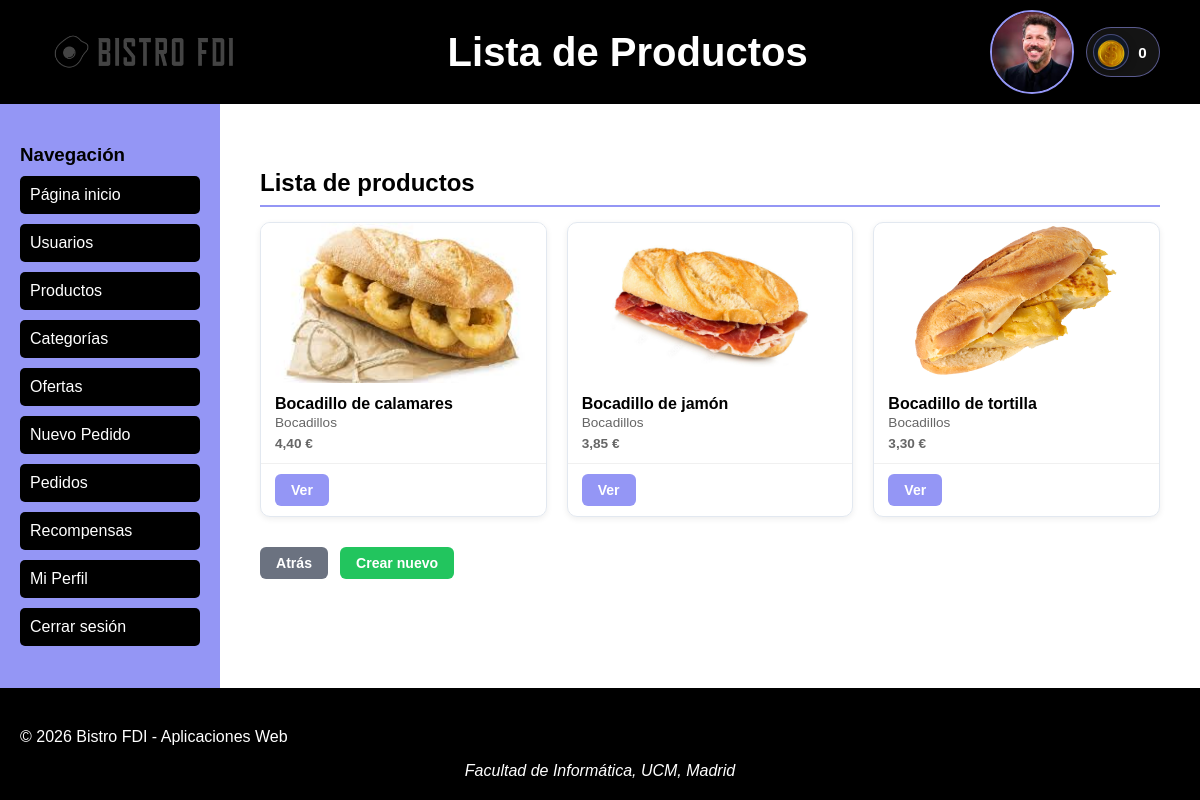
Page /includes/vistas/productos/productoslist.php?categoria=1 (signed in) on the earlier database version.
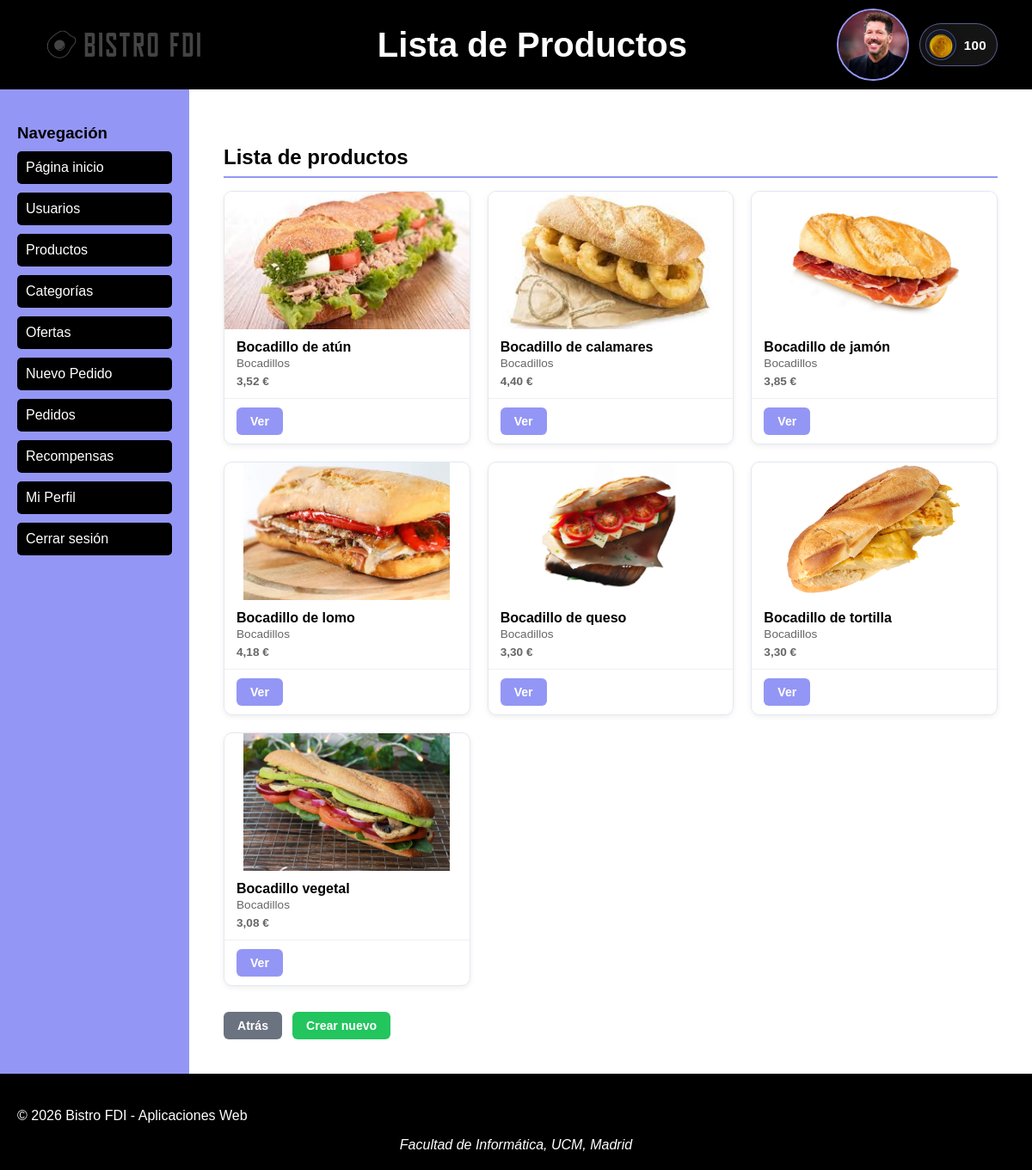
Same page on the later database version.
### tables this page shows
CREATE TABLE IF NOT EXISTS `Usuarios` (
  `id`             int(11)      NOT NULL AUTO_INCREMENT,
  `nombreUsuario`  varchar(50) NOT NULL,
  `email`          varchar(100) NOT NULL,
  `nombre`         varchar(100) NOT NULL,
  `apellidos`      varchar(150) NOT NULL,
  `password`       varchar(255) NOT NULL,
  `avatar`         varchar(255),
  `saldo_bistrocoins`int(11)    NOT NULL DEFAULT 0,
  `activo`         tinyint(1)   NOT NULL DEFAULT 1,
  `fecha_creacion` datetime     NOT NULL DEFAULT CURRENT_TIMESTAMP,
  PRIMARY KEY (`id`),
  UNIQUE KEY `uq_nombreUsuario` (`nombreUsuario`)
);

CREATE TABLE IF NOT EXISTS `Productos` (
  `id`           int(11)       NOT NULL AUTO_INCREMENT,
  `nombre`       varchar(150) NOT NULL,
  `descripcion`  text NOT NULL,
  `categoria_id` int(11)       NOT NULL,
  `precio_base`  decimal(10,2) NOT NULL,
  `iva`          int(11)       NOT NULL,
  `disponible`   tinyint(1)    NOT NULL DEFAULT 1,
  `ofertado`     tinyint(1)    NOT NULL DEFAULT 0,
  `activo`       tinyint(1)    NOT NULL DEFAULT 1,
  PRIMARY KEY (`id`),
  KEY `fk_producto_categoria` (`categoria_id`)
);

CREATE TABLE IF NOT EXISTS `ProductoImagen` (
  `id`          int(11)      NOT NULL AUTO_INCREMENT,
  `producto_id` int(11)      NOT NULL,
  `ruta_imagen` varchar(255) NOT NULL,
  PRIMARY KEY (`id`),
  KEY `fk_imagen_producto` (`producto_id`)
);

### includes/Producto/ProductoDB.php (called while the page is built, shortened)
<?php
class ProductoDB
{
  private static function filaAProducto(array $fila): Producto
  {
    return new Producto(
      $fila['nombre'],
      $fila['descripcion'],
      intval($fila['categoria_id']),
      floatval($fila['precio_base']),
      intval($fila['iva']),
      (bool) $fila['disponible'],
      (bool) $fila['ofertado'],
      (bool) $fila['activo'],
      intval($fila['id'])
    );
  }
  public static function listarPorCategoria(int $categoriaId): array
  {
    $conexion = Aplicacion::getInstance()->getConexionBd();
    $query = $conexion->prepare("SELECT * FROM Productos WHERE categoria_id=? ORDER BY nombre ASC");
    $query->bind_param("i", $categoriaId);
    $query->execute();
    $resultado = $query->get_result();
    $productos = [];
    while ($fila = $resultado->fetch_assoc()) {
      $productos[] = self::filaAProducto($fila);
    }
    return $productos;
  }
}

### includes/Producto/ProductoService.php (called while the page is built, shortened)
<?php
class ProductoService
{
  public static function listarImagenes(int $productoId): array
  {
    return ProductoImagenDB::listarPorProducto($productoId);
  }
  public static function listarPorCategoria($categoriaId): array
  {
    return ProductoDB::listarPorCategoria($categoriaId);
  }
}

### includes/vistas/productos/productoslist.php (called while the page is built, shortened)
<?php
require_once dirname(__DIR__, 3) . '/includes/config.php';
$esGerente = Aplicacion::esGerente();
$categoriaFiltro = isset($_GET['categoria']) ? intval($_GET['categoria']) : null;
if ($categoriaFiltro) {
  $productos = $esGerente
    ? ProductoService::listarPorCategoria($categoriaFiltro)
    : ProductoService::listarActivosPorCategoria($categoriaFiltro);
} else {
  $productos = $esGerente
    ? ProductoService::listarTodos()
    : ProductoService::listarActivos();
}
$categorias = CategoriaService::listarTodas();
$mapaCategorias = [];
if ($categorias) {
  foreach ($categorias as $cat) {
    $mapaCategorias[$cat->getId()] = $cat->getNombre();
  }
}
$tituloHeader = 'Lista de Productos';
$contenidoPrincipal = GenerarListaProductos::generar($productos, $categoriaFiltro, $esGerente, $mapaCategorias);
require(RAIZ_APP . '/includes/vistas/common/plantilla.php');

### includes/Producto/ProductoImagenDB.php (called while the page is built, shortened)
<?php
class ProductoImagenDB
{
  public static function listarPorProducto(int $productoId): array
  {
    $conexion = Aplicacion::getInstance()->getConexionBd();
    $query = $conexion->prepare("SELECT * FROM ProductoImagen WHERE producto_id=?");
    $query->bind_param("i", $productoId);
    $query->execute();
    $resultado = $query->get_result();
    $imagenes = $resultado->fetch_all(MYSQLI_ASSOC);
    return $imagenes;
  }
}

### includes/Producto/Producto.php (called while the page is built, shortened)
<?php
class Producto
{
  private ?int $id;
  private string $nombre;
  private int $categoriaId;
  private float $precioBase;
  private int $iva;
  public function __construct(string $nombre, string $descripcion, int $categoriaId, float $precioBase, int $iva, bool $disponible, bool $ofertado, bool $activo, ?int $id = null)
  {
    $this->id = $id;
    $this->nombre = $nombre;
    $this->categoriaId = $categoriaId;
    $this->precioBase = $precioBase;
    $this->iva = $iva;
  }
  public function getId(): ?int
  {
    return $this->id;
  }
  public function getNombre(): string
  {
    return $this->nombre;
  }
  public function getCategoriaId(): int
  {
    return $this->categoriaId;
  }
  public function getPrecioFinal(): float
  {
    return $this->precioBase * (1 + $this->iva / 100);
  }
}

### includes/Usuario/UsuarioDB.php (called while the page is built, shortened)
<?php
class UsuarioDB
{
  public static function buscarPorNombre($nombreUsuario)
  {
    $conn = Aplicacion::getInstance()->getConexionBd();
    $query = $conn->prepare("SELECT * FROM Usuarios U WHERE U.nombreUsuario=?");
    $query->bind_param("s", $nombreUsuario);
    $query->execute();
    $rs = $query->get_result();
    $fila = $rs->fetch_assoc();
    if ($fila) {
      Rol::cargarRol($fila['id']);
      $user = new Usuario($fila['nombreUsuario'], $fila['password'], $fila['nombre'], $fila['apellidos'], $fila['email'], $fila['avatar'], $fila['saldo_bistrocoins'], $fila['id']);
      return $user;
    }
    return null;
  }
}

### includes/Usuario/Rol.php (called while the page is built, shortened)
<?php
class Rol
{
  public static function cargarRol($idUsuario)
  {
    $conn = Aplicacion::getInstance()->getConexionBd();
    $query = $conn->prepare("SELECT Roles.id, Roles.nombre FROM Roles INNER JOIN RolesUsuario ON Roles.id = RolesUsuario.rol WHERE RolesUsuario.usuario=?");
    $query->bind_param("i", $idUsuario);
    $query->execute();
    $rs = $query->get_result();
    if ($rs) {
      $rsRol = $rs->fetch_assoc();
      if ($rsRol != null) {
        $rol = new Rol(intval($rsRol['id']), $rsRol['nombre']);
        return $rol;
      }
    } else {
      error_log("Error BD ({$conn->errno}): {$conn->error}");
    }
    return null;
  }
}

### includes/config.php (called while the page is built, shortened)
<?php
spl_autoload_register(function ($class) {
  $prefix = 'es\\ucm\\fdi\\aw\\';
  $base_dir = __DIR__ . '/';
  $len = strlen($prefix);
  $relative_class = substr($class, $len);
  $file = $base_dir . str_replace('\\', '/', $relative_class) . '.php';
});

### includes/Usuario/Usuario.php (called while the page is built, shortened)
<?php
class Usuario
{
  private $saldo_bistrocoins;
  public function __construct($nombreUsuario, $password, $nombre, $apellidos, $email, $avatar, $saldo_bistrocoins = null, $id = null)
  {
    $this->saldo_bistrocoins = $saldo_bistrocoins;
  }
  public function getSaldoBistrocoins()
  {
    return $this->saldo_bistrocoins;
  }
}

### includes/vistas/productos/GenerarListaProductos.php (the view, shortened to what the changed rows need)
<?php
class GenerarListaProductos
{
  public static function generar(array $productos, ?int $categoriaFiltro, bool $esGerente, array $mapaCategorias): string
  {
    $tarjetas = '';
    if ($productos && count($productos) > 0) {
      foreach ($productos as $p) {
        $nombre    = htmlspecialchars($p->getNombre());
        $nombreCat = htmlspecialchars($mapaCategorias[$p->getCategoriaId()] ?? 'Sin categoría');
        $precioFinal = number_format($p->getPrecioFinal(), 2, ',', '.');
        $verUrl    = RUTA_VISTAS . '/productos/productosdetail.php?id=' . $p->getId()
          . ($categoriaFiltro ? '&categoria=' . $categoriaFiltro : '');
        $disponible = $p->isDisponible() ? '' : '<small>(No disponible)</small>';
        $htmlImg = self::generarHtmlImagenes($p->getId(), $nombre);
        $tarjetas .= <<<TARJETA
        <div class="tarjeta-producto">
            <div class="tarjeta-imagen">{$htmlImg}</div>
            <div class="tarjeta-info">
                <strong>{$nombre}</strong> {$disponible}
                <span>{$nombreCat}</span>
                <span class="tarjeta-precio">{$precioFinal} €</span>
            </div>
            <div class="tarjeta-acciones">
                <a href="{$verUrl}" class="btn btn-ver">Ver</a>
            </div>
        </div>
        TARJETA;
      }
    } else {
      $tarjetas = '<p>No hay productos registrados.</p>';
    }
    $volverUrl = $categoriaFiltro
      ? RUTA_VISTAS . '/productos/categoriaslist.php'
      : RUTA_APP . '/index.php';
    $btnCrearNuevo = '';
    if ($esGerente) {
      $crearUrl = RUTA_VISTAS . '/productos/productosdetail.php';
      $btnCrearNuevo = "<a href=\"{$crearUrl}\" class=\"btn btn-nuevo\">Crear nuevo</a>";
    }
    return <<<EOS
    <section id="contenido">
        <h2>Lista de productos</h2>
        <div class="lista-productos">
            {$tarjetas}
        </div>
        <div class="acciones-pagina">
            <a href="{$volverUrl}" class="btn btn-volver">Atrás</a>
            {$btnCrearNuevo}
        </div>
    </section>
    EOS;
  }
  private static function generarHtmlImagenes(int $productoId, string $nombre): string
  {
    $imagenes = ProductoService::listarImagenes($productoId);
    $primeraRuta = htmlspecialchars(RUTA_APP . $imagenes[0]['ruta_imagen']);
    if (count($imagenes) === 1) {
      return "<img class=\"tarjeta-img-unica\" src=\"{$primeraRuta}\" alt=\"{$nombre}\">";
    }
    $rutas = array_map(fn($img) => htmlspecialchars(RUTA_APP . $img['ruta_imagen']), $imagenes);
    $dataImagenes = htmlspecialchars(json_encode($rutas));
    $dotsHtml = '';
    return '<div class="slider-wrap tarjeta-slider" data-imagenes="' . $dataImagenes . '" data-auto="true">'
      . '<img class="slider-img" src="' . $primeraRuta . '" alt="' . $nombre . '">'
      . '<div class="slider-dots">' . $dotsHtml . '</div>'
      . '</div>';
  }
}

### includes/vistas/common/header.php (shortened to what the changed rows need)
<?php
$saldoCliente = null;
if (
    Aplicacion::estaLogueado()
    && !empty($_SESSION['nombreUsuario'])
) {
    $usuarioActual = UsuarioDB::buscarPorNombre($_SESSION['nombreUsuario']);
    if ($usuarioActual) {
        $saldoCliente = (int) $usuarioActual->getSaldoBistrocoins();
    }
}
?>
<header>
    <h1><?= $tituloHeader ?></h1>
    <div class="saludo">
        <?php if (isset($_SESSION['login']) && $_SESSION['login'] === true): ?>
            <?php if ($saldoCliente !== null): ?>
                <div class="saldo-cliente" title="Saldo actual en BistroCoins">
                    <span class="moneda-bistro" aria-hidden="true">
                        <img src="<?= RUTA_IMGS . '/bistroCoins.png' ?>" alt="BistroCoins">
                    </span>
                    <span class="saldo-valor"><?= number_format($saldoCliente, 0, ',', '.') ?></span>
                </div>
            <?php endif; ?>
        <?php else: ?>
            Usuario desconocido. Inicia sesión para acceder a las funcionalidades.
        <?php endif; ?>
    </div>
</header>

Differences in the rows shown:
changed usuarios: saldo_bistrocoins "0" → "100"
added productos: productoimagen.ruta_imagen (picture), nombre "Bocadillo de atún", categoria "Bocadillos", precioFinal "3,52"
added productos: productoimagen.ruta_imagen (picture), nombre "Bocadillo de lomo", categoria "Bocadillos", precioFinal "4,18"
added productos: productoimagen.ruta_imagen (picture), nombre "Bocadillo de queso", categoria "Bocadillos", precioFinal "3,30"
added productos: productoimagen.ruta_imagen (picture), nombre "Bocadillo vegetal", categoria "Bocadillos", precioFinal "3,08"
